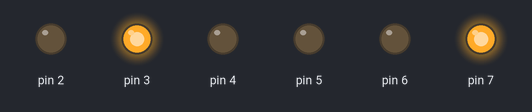
Simulated run of this sketch. Board: Arduino Uno, built with avr-gcc and run on an emulated ATmega328P. Parts: output pins drawn as LEDs (lit = HIGH).

Above: at 0.2 s.
At 1.2 s:
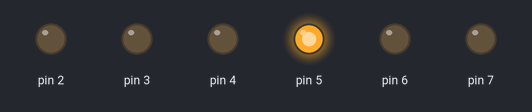
At 2.7 s:
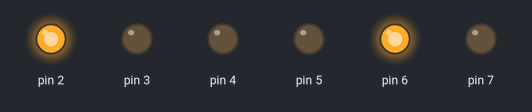
At 3.7 s:
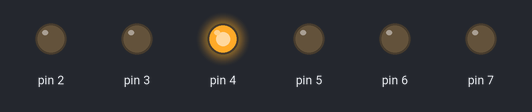
Timing chart, 0 to 4.6 s (numbered marks = the images above):
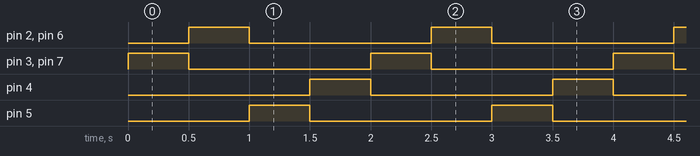

The sketch:

led_kedip.ino
```cpp
#define cepat 50
#define agakcepat 150
#define agaklambat 300
#define lambat 500
int jeda;
void setup() {
  // put your setup code here, to run once:
DDRD = DDRD | B11111100;
}

void loop() {
jeda = lambat;
  // put your main code here, to run repeatedly:
PORTD = B10001000;
delay(jeda);
PORTD = B01000100;
delay(jeda);
PORTD = B00100000;
delay(jeda);
PORTD = B00010000;
delay(jeda);


}
```

Measured:
- by itself, pin 2–7: alternates HIGH for 0.50 s and LOW for 1.5 s
- by itself, everything shown: repeats every 2.0 s, in 4 steps
